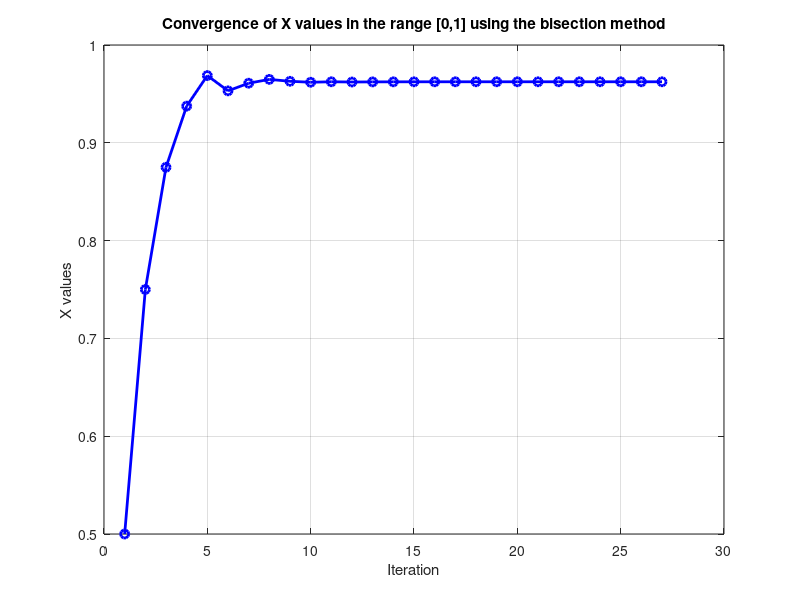
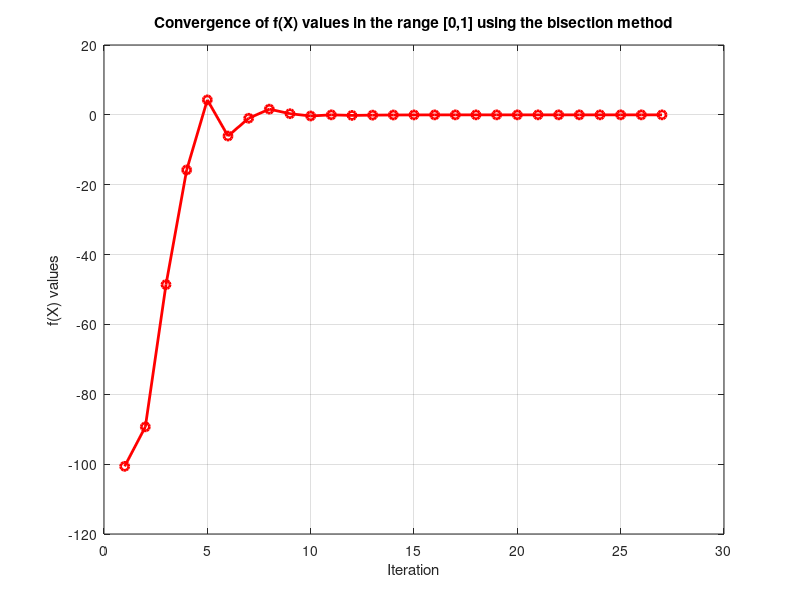
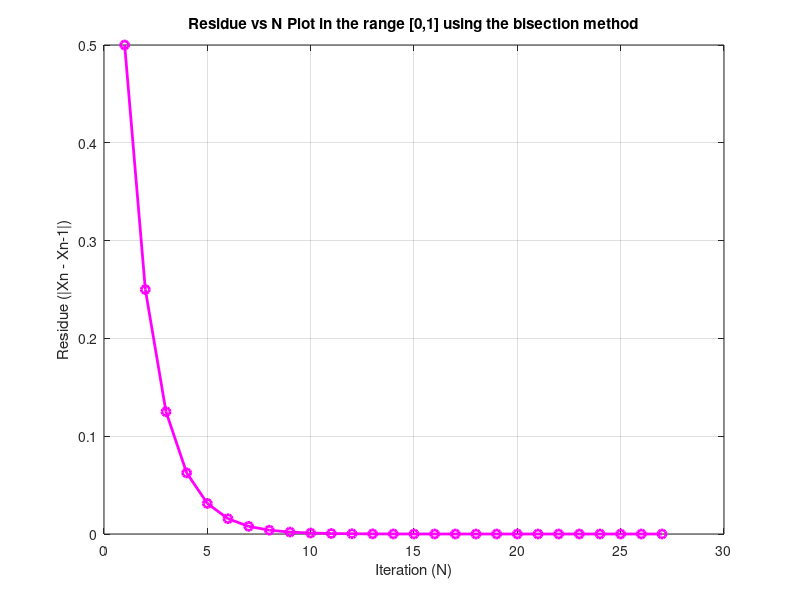
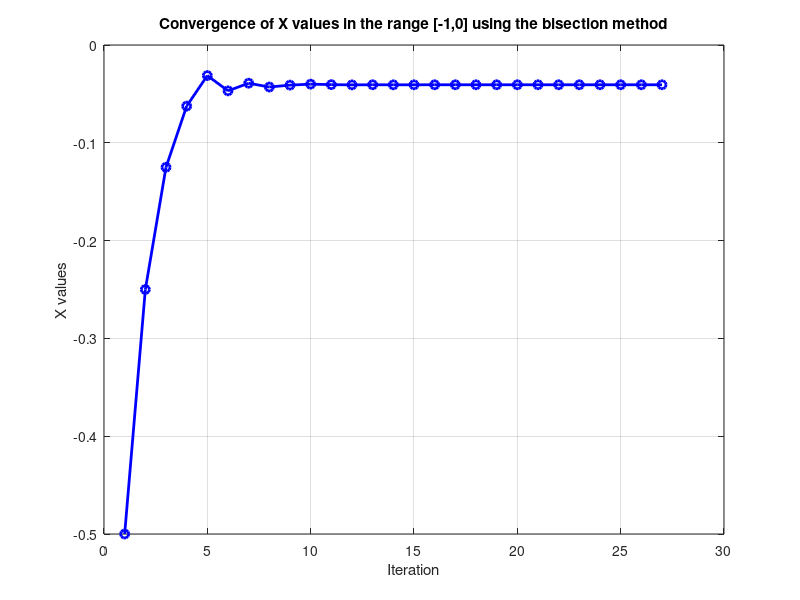

These figures' MATLAB source, in order:
a=0;
b=1;
epsilon = 1e-6;
Nmax=10000;
fq5b = @(x) 230*(x^4)+18*(x^3)+9*(x^2)-221*x-9;
solution = fzero(fq5b,1/2);
fa=fq5b(a);
fb = fq5b(b);

fprintf("Below Values are up to 8 decimal places in the range [0,1] using the bisection method\n");
fprintf("Iteration\tX\t\tf(x)\t\tActual Solution\t\tAbsolute Error\t\t|Xn - Xn-1|\n");
x_values = zeros(1, Nmax);
fx_values = zeros(1, Nmax);
absolute_errors = zeros(1, Nmax);


for d = 1:Nmax
    if fa*fb<0
        c =(a+b)/2;
        fc= fq5b(c);
        x_values(d)=c;
        fx_values(d)=fc;

        if(d==1)
            absolute_errors(d)=abs(c);
        else
            absolute_errors(d)=abs(c-x_values(d-1));
        end


        if(abs(fc)<= epsilon)
            fprintf("%d\t\t%.8f\t%.8f\t%.8f\t%.8f\t\t%.8f\n", d, c, fc, solution, abs(c - solution),absolute_errors(d));
            fprintf('Approximate Solution comes out to be %.8f\n',c);
            
            break;
        end
        if fc*fa < 0
            fprintf("%d\t\t%.8f\t%.8f\t%.8f\t%.8f\t\t%.8f\n", d, c, fc, solution, abs(c - solution),absolute_errors(d));
            b=c;
        else
            fprintf("%d\t\t%.8f\t%.8f\t%.8f\t%.8f\t\t%.8f\n", d, c, fc, solution, abs(c - solution),absolute_errors(d));
            a=c;
        end

    else
        if fa*fb>0
            disp('From the initial values a and b given we cannot find the root using bisection method');
            break;
        elseif fa==0
            fprintf('Exact Solution comes out to be %.6f\n',a);
            
            break;
        else
            fprintf('Exact Solution comes out to be %.6f\n',b);
            break;
         
        end
               
                
    end


end




% Figure 1 Plotting the convergence of X values
figure;
plot(1:d, x_values(1:d), '-o', 'Color', 'b', 'LineWidth', 2);
title('Convergence of X values in the range [0,1] using the bisection method');
xlabel('Iteration');
ylabel('X values');
grid on;

% Figure 2 Plotting the convergence of f(X) values
figure;
plot(1:d, fx_values(1:d), '-o', 'Color', 'r', 'LineWidth', 2);
title('Convergence of f(X) values in the range [0,1] using the bisection method');
xlabel('Iteration');
ylabel('f(X) values');
grid on;

% Figure 3 Plotting the absolute error plot
figure;
plot(1:d, absolute_errors(1:d), '-o', 'Color', 'm', 'LineWidth', 2);
title('Residue vs N Plot in the range [0,1] using the bisection method');
xlabel('Iteration (N)');
ylabel('Residue (|Xn - Xn-1|)');
grid on;


a=0;
b=-1;
epsilon = 1e-6;
Nmax=10000;
fq5b = @(x) 230*(x^4)+18*(x^3)+9*(x^2)-221*x-9;
solution = fzero(fq5b,-1/2);
fa=fq5b(a);
fb = fq5b(b);


fprintf("Below Values are up to 8 decimal places in the range [-1,0] using the bisection method\n");
fprintf("Iteration\tX\t\tf(x)\t\tActual Solution\t\tAbsolute Error\t\t|Xn - Xn-1|\n");

x_values = zeros(1, Nmax);
fx_values = zeros(1, Nmax);
absolute_errors = zeros(1, Nmax);


for d = 1:Nmax
    if fa*fb<0
        c =(a+b)/2;
        fc= fq5b(c);
        x_values(d)=c;
        fx_values(d)=fc;

        if(d==1)
            absolute_errors(d)=abs(c);
        else
            absolute_errors(d)=abs(c-x_values(d-1));
        end


        if(abs(fc)<= epsilon)
            fprintf("%d\t\t%.8f\t%.8f\t%.8f\t%.8f\t\t%.8f\n", d, c, fc, solution, abs(c - solution),absolute_errors(d));
            fprintf('Approximate Solution comes out to be %.8f\n',c);
            
            break;
        end
        if fc*fa < 0
           fprintf("%d\t\t%.8f\t%.8f\t%.8f\t%.8f\t\t%.8f\n", d, c, fc, solution, abs(c - solution),absolute_errors(d));
            b=c;
        else
            fprintf("%d\t\t%.8f\t%.8f\t%.8f\t%.8f\t\t%.8f\n", d, c, fc, solution, abs(c - solution),absolute_errors(d));
            a=c;
        end

    else
        if fa*fb>0
            disp('From the initial values a and b given we cannot find the root using bisection method');
            break;
        elseif fa==0
            fprintf('Exact Solution comes out to be %.6f\n',a);
            
            break;
        else
            fprintf('Exact Solution comes out to be %.6f\n',b);
            break;
         
        end
               
                
    end


end


% Figure 1 Plotting the convergence of X values
figure;
plot(1:d, x_values(1:d), '-o', 'Color', 'b', 'LineWidth', 2);
title('Convergence of X values in the range [-1,0] using the bisection method');
xlabel('Iteration');
ylabel('X values');
grid on;

% Figure 2 Plotting the convergence of f(X) values
figure;
plot(1:d, fx_values(1:d), '-o', 'Color', 'r', 'LineWidth', 2);
title('Convergence of f(X) values in the range [-1,0] using the bisection method');
xlabel('Iteration');
ylabel('f(X) values');
grid on;

% Figure 3 Plotting the absolute error plot
figure;
plot(1:d, absolute_errors(1:d), '-o', 'Color', 'm', 'LineWidth', 2);
title('Residue vs N Plot in the range [-1,0] using the bisection method');
xlabel('Iteration (N)');
ylabel('Residue (|Xn - Xn-1|)');
grid on;




% Figure 4 Plot of the main function
figure;
x = linspace(-2, 2, 800);
plot(x,230.*(x.^4)+18.*(x.^3)+9.*(x.^2)-221.*x-9,'LineWidth', 2);
title('Plot of the Main Function');
xlabel('X');
ylabel('f(X)');
grid on;



